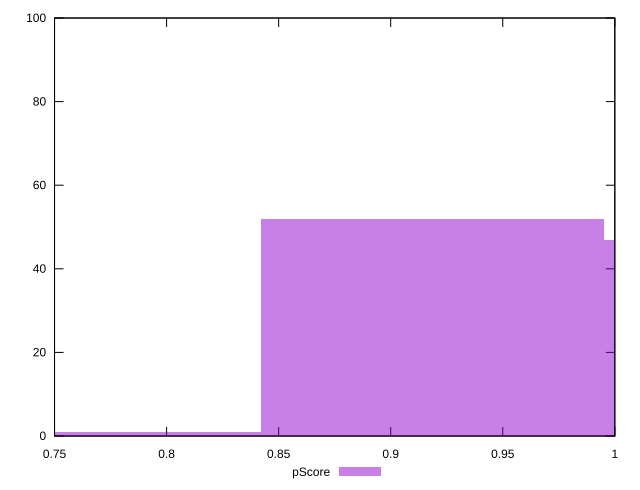

The gnuplot source for this figure:
reset

$pScore <<EOF
0.918742688762075 52
1.0718664702224208 47
0.7656189073017292 1
EOF

set key outside below
set boxwidth 0.15312378146034583
set xrange [0.75:1]
set yrange [0:100]
set trange [0:100]
set style fill transparent solid 0.5 noborder
set terminal svg size 640, 490 enhanced background rgb 'white'
set output "report_00020_2021-02-19T21:17:38.612Z2/unminified-css/samples/pages+cached/pScore/histogram.svg"

plot $pScore title "pScore" with boxes

reset
